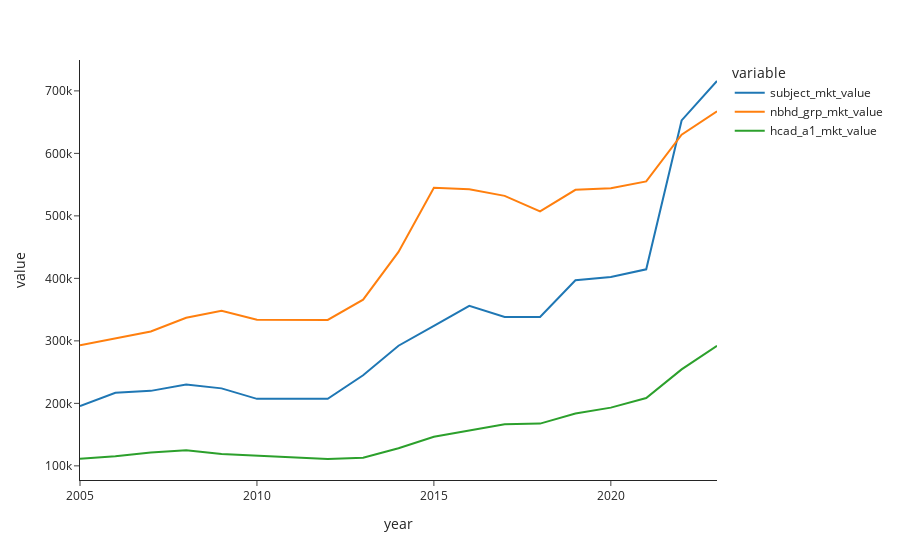

This figure's notebook cell:
### Code cell
fig = px.line(market_trends_df, x='year', y=['subject_mkt_value','nbhd_grp_mkt_value','hcad_a1_mkt_value'], template='simple_white')
fig.show()

### Figure 1 — Plotly figure (JSON) as saved in the notebook; plotly's stock layout.template omitted (floating-point values rounded to 4 significant figures)
{"data": [{"hovertemplate": "variable=subject_mkt_value<br>year=%{x}<br>value=%{y}<extra></extra>", "legendgroup": "subject_mkt_value", "line": {"color": "#1F77B4", "dash": "solid"}, "mode": "lines", "name": "subject_mkt_value", "orientation": "v", "showlegend": true, "type": "scatter", "x": ["2005", "2006", "2007", "2008", "2009", "2010", "2011", "2012", "2013", "2014", "2015", "2016", "2017", "2018", "2019", "2020", "2021", "2022", "2023"], "xaxis": "x", "y": [195500, 217000, 220000, 230157, 224000, 207172, 207172, 207172, 245000, 292216, 324000, 356000, 338358, 338358, 397000, 402023, 414458, 652735, 715818], "yaxis": "y"}, {"hovertemplate": "variable=nbhd_grp_mkt_value<br>year=%{x}<br>value=%{y}<extra></extra>", "legendgroup": "nbhd_grp_mkt_value", "line": {"color": "#FF7F0E", "dash": "solid"}, "mode": "lines", "name": "nbhd_grp_mkt_value", "orientation": "v", "showlegend": true, "type": "scatter", "x": ["2005", "2006", "2007", "2008", "2009", "2010", "2011", "2012", "2013", "2014", "2015", "2016", "2017", "2018", "2019", "2020", "2021", "2022", "2023"], "xaxis": "x", "y": [292900, 303700.0, 315000, 337000.0, 348100.0, 333900.0, 333500.0, 333567, 365962, 442343, 545000, 542616, 532009, 507224, 541674, 544315, 555193, 630000, 667467], "yaxis": "y"}, {"hovertemplate": "variable=hcad_a1_mkt_value<br>year=%{x}<br>value=%{y}<extra></extra>", "legendgroup": "hcad_a1_mkt_value", "line": {"color": "#2CA02C", "dash": "solid"}, "mode": "lines", "name": "hcad_a1_mkt_value", "orientation": "v", "showlegend": true, "type": "scatter", "x": ["2005", "2006", "2007", "2008", "2009", "2010", "2011", "2012", "2013", "2014", "2015", "2016", "2017", "2018", "2019", "2020", "2021", "2022", "2023"], "xaxis": "x", "y": [111480, 115372, 121500.0, 124785, 118900.0, 116121, 114403, 110961, 112948, 128068, 146471, 156524, 166470, 167582, 183800.0, 193100.0, 208467, 254420, 292178], "yaxis": "y"}], "layout": {"legend": {"title": {"text": "variable"}, "tracegroupgap": 0}, "margin": {"t": 60}, "xaxis": {"anchor": "y", "domain": [0, 1], "title": {"text": "year"}}, "yaxis": {"anchor": "x", "domain": [0, 1], "title": {"text": "value"}}}}
